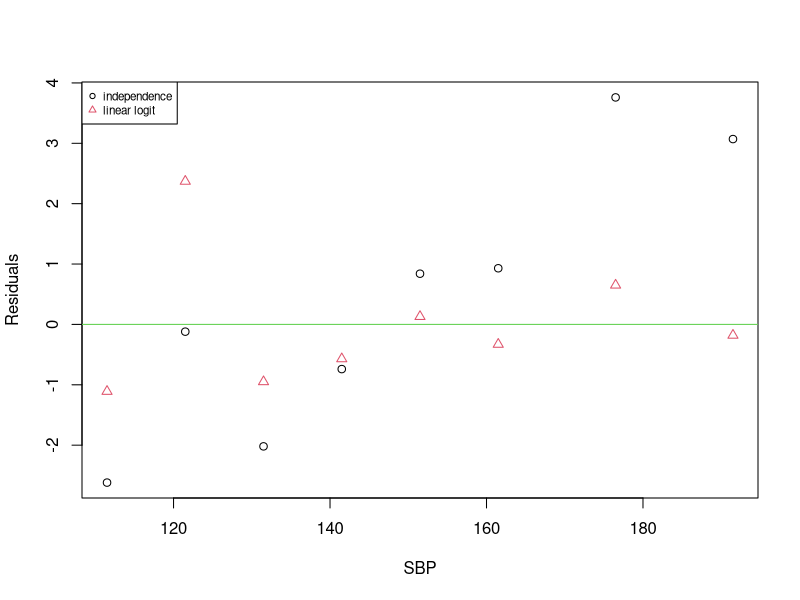

This figure's R source:
## ---- chunk 1
knitr::opts_chunk$set(echo = TRUE)
## ---- chunk 2
SBP <- c(111.5, 121.5, 131.5, 141.5, 151.5, 161.5, 176.5, 191.5)
independence <- c(-2.62, -0.12, -2.02, -0.74, 0.84, 0.93, 3.76, 3.07)
linear_logit <- c(-1.11, 2.37, -0.95, -0.57, 0.13, -0.33, 0.65, -0.18)
plot(SBP, independence, ylab = "Residuals", pch = 1)
points(SBP, linear_logit, col = 2, pch = 2)
abline(h=0, col =3)
legend("topleft", legend=c("independence", "linear logit"),
       col=c(1, 2), pch = c(1, 2) , cex=0.7)
